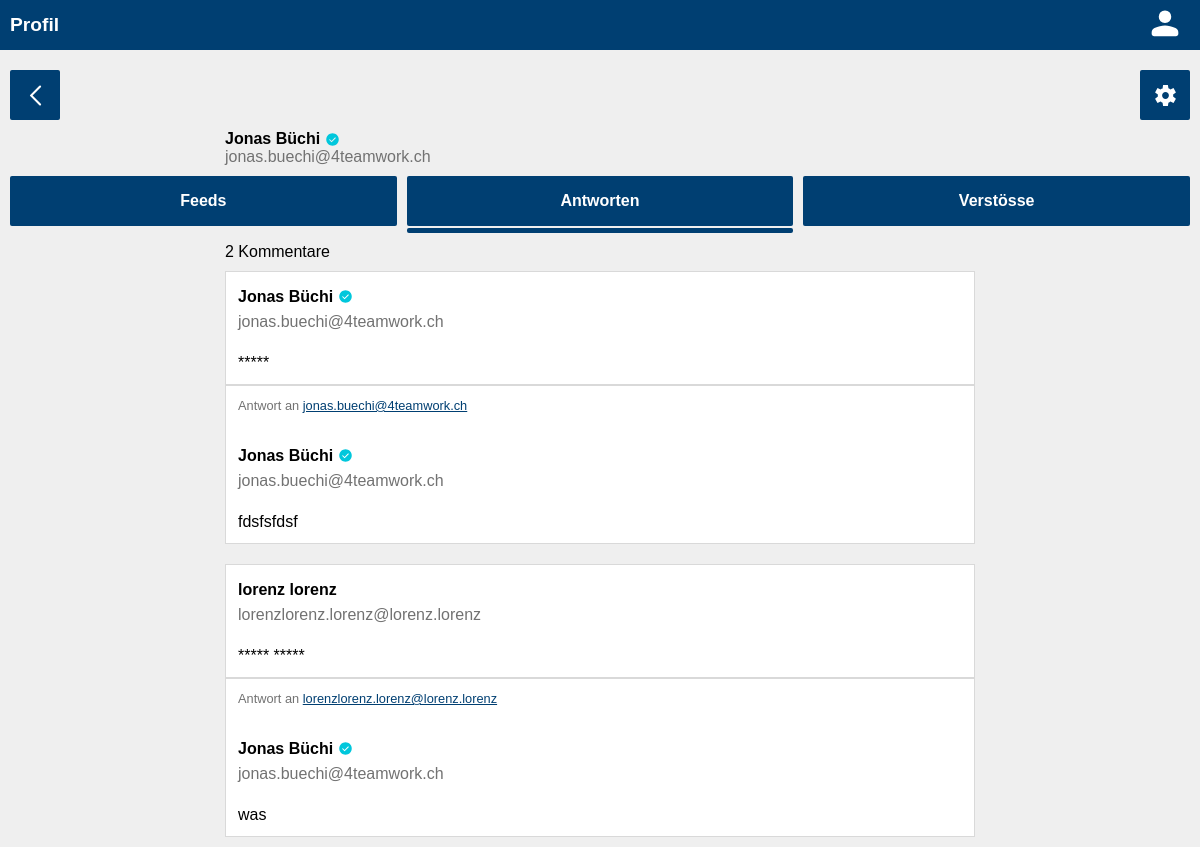
Screenshot of /users/14/commentaries (signed in) with the database file from the repository.
### authentication/models.py (models this page shows)
class User(AbstractUser):
    first_name = models.CharField(max_length=100, verbose_name="Vorname")
    last_name = models.CharField(max_length=100, verbose_name="Nachname")
    username = models.EmailField(unique=True, verbose_name="Benutzername")
    email = models.EmailField(unique=True, verbose_name="E-Mail Adresse")
    USERNAME_FIELD = "email"
    REQUIRED_FIELDS = ["username"]
    birthdate = models.DateField(null=True, verbose_name="Geburtsdatum")
    verified = models.BooleanField(null=True)
    role = models.ForeignKey(
        Role, on_delete=models.SET_NULL, related_name="roles", null=True, blank=True
    )

### commentary/models.py (models this page shows, shortened)
class Commentary(models.Model):
    text = models.TextField(max_length=200)
    feed = models.ForeignKey(
        Feed, on_delete=models.CASCADE, related_name="commentaries"
    )
    author = models.ForeignKey(
        User, on_delete=models.CASCADE, related_name="commentaries"
    )
    class Meta:
        ordering = ["-id"]

### feeds/models.py (models this page shows, shortened)
class Feed(models.Model):
    text = models.TextField(max_length=200)
    author = models.ForeignKey(
        User,
        on_delete=models.CASCADE,
        related_name="feeds",
    )
    class Meta:
        ordering = ["-id"]

### authentication/views.py (the view)
class UserCommentariesView(generic.DetailView):
    model = User
    template_name = "authentication/user_commentaries.html"

### authentication/templates/authentication/user_commentaries.html (shortened to what this page needs)
{% load static %}
<!DOCTYPE html>
<html lang="en">
<head>
    <link rel="stylesheet" href="{% static 'global.css' %}">
    <link rel="stylesheet" href="{% static 'header.css' %}">
    <link rel="stylesheet" href="{% static 'users.css' %}">
    <link rel="stylesheet" href="{% static 'style.css' %}">
    <link rel="stylesheet" href="{% static 'feeds.css' %}">
</head>
<body>
<header>
    <div class="grid-header">
        <h1 class="title">Profil</h1>
        <div class="profile">
            <a href="{% url 'user' request.user.id %}"><img src="{% static 'svgs/account.svg' %}" height="40px"/></a>
        </div>
    </div>
</header>
<main>
    {% if request.user.id == user.id or perms.authentication.view_user %}
        <div class="grid-buttons grid-buttons-user">
            <a href="{% url 'feeds' %}" class="crud-button back">
                <img src="{% static 'svgs/back.svg' %}" height="25px"/>
            </a>
            {% if request.user.id == user.id or perms.authentication.change_user %}
                <a href="{% url 'user_update' user.id %}" class="crud-button update">
                    <img src="{% static 'svgs/settings.svg' %}" height="25px"/>
                </a>
            {% endif %}
        </div>
        <div>
            <div class="user">
                <div class="fulname-container">
                    {% if user.first_name != "" and user.last_name %}
                        <p class="fulname">{{ user.first_name }} {{ user.last_name }}</p>
                    {% else %}
                        <p class="fulname">Unknown</p>
                    {% endif %}
                    {% if user %}
                        {% for group in user.groups.values %}
                            {% if group.name == "verified" %}
                                <img class="verify" src="{% static 'svgs/verified.svg' %}" height="15px"/>
                            {% endif %}
                        {% endfor %}
                    {% endif %}
                </div>
                <p class="email">{{ user.email }}</p>
            </div>
        </div>
        <div class="grid-tab-commentaries feeds">
            <a href="{% url 'user' user.id %}" class="tab">
                Feeds
            </a>
            <a class="tab replies">
                Antworten
            </a>
            <a href="{% url 'user_warns' user.id %}" class="tab warns">
                Verstösse
            </a>
            <div class="current">
            </div>
        </div>
        <div class="count">
            {% if user.commentaries.count > 1 or user.commentaries.count < 1 %}
                <p>{{ user.commentaries.count }} Kommentare</p>
            {% else %}
                <p>{{ user.commentaries.count }} Kommentar</p>
            {% endif %}
        </div>
        <div class="grid-commentaries">
            {% for commentary in user.commentaries.all %}
                <a href="{% url 'feed' commentary.feed.id %}">
                    <div class="card feed">
                        <div class="author">
                            <div class="fulname-container">
                                {% if commentary.feed.author.first_name != "" and commentary.feed.author.last_name != "" %}
                                    <p class="fulname">{{ commentary.feed.author.first_name }} {{ commentary.feed.author.last_name }}</p>
                                {% else %}
                                    <p class="fulname">Unknown</p>
                                {% endif %}
                                {% for group in commentary.feed.author.groups.values %}
                                    {% if group.name == "verified" %}
                                        <img class="verify" src="{% static 'svgs/verified.svg' %}" height="15px"/>
                                    {% endif %}
                                {% endfor %}
                            </div>
                            <p class="email">{{ commentary.feed.author.email }}</p>
                        </div>
                        <div class="text">
                            <p>{{ commentary.feed.text }}</p>
                        </div>
                    </div>
                    <div class="card commentary">
                        <div class="answer">
                            <p>Antwort an <span class="answer-email">{{ commentary.feed.author.email }}</span></p>
                        </div>
                        <div class="author">
                            <div class="fulname-container">
                                {% if commentary.author.first_name != "" and commentary.author.last_name != "" %}
                                    <p class="fulname">{{ commentary.author.first_name }} {{ commentary.author.last_name }}</p>
                                {% else %}
                                    <p class="fulname">Unknown</p>
                                {% endif %}
                                {% for group in commentary.author.groups.values %}
                                    {% if group.name == "verified" %}
                                        <img class="verify" src="{% static 'svgs/verified.svg' %}" height="15px"/>
                                    {% endif %}
                                {% endfor %}
                            </div>
                            <p class="email">{{ commentary.author.email }}</p>
                        </div>
                        <div class="text">
                            <p>{{ commentary.text }}</p>
                        </div>
                    </div>
                </a>
            {% endfor %}
        </div>
    {% else %}
        <div class="no-perm">
            <p>Zugriff verweigert</p>
        </div>
    {% endif %}
</main>

### authentication/static/global.css (style rules this page uses)
* { margin: 0; padding: 0; font-family: "Quicksand-Regular", sans-serif; }
html, body { height: 100%; background-color: #EFEFEF; }
main { position: relative; padding: 10px; }
a { color: #003f72; text-decoration: none; }

### authentication/static/header.css (style rules this page uses)
header { height: 50px; background-color: #003f72; color: white; font-weight: bold; padding: 0 10px; }
.grid-header { display: grid; grid-template-rows: 50px; grid-template-columns: 1fr 50px; grid-template-areas: "title profile"; }
header .title { grid-area: title; font-size: 1.2rem; display: flex; align-items: center; }
.profile { grid-area: profile; display: flex; justify-content: center; align-items: center; filter: invert(); }
.profile a { justify-content: center; align-items: center; }

### authentication/static/users.css (style rules this page uses)
.user { width: 100%; margin: 25px auto; }
.user .fulname-container { display: flex; align-items: center; }
.user .fulname { font-weight: bold; grid-area: fulname; display: flex; align-items: center; margin: 0 5px 0 0; }
.user .email { grid-area: email; display: flex; align-items: center; color: #727272 }
.grid-tab-commentaries { display: grid; grid-gap: 2px 10px; grid-template-rows: 50px 5px; grid-template-columns: 1fr 1fr 1fr; grid-template-areas: "feeds replies warns" ". current ."; margin: 10px 0; }
.tab { display: flex; justify-content: center; align-items: center; background-color: #003f72; font-weight: bold; color: white; border-radius: 2px; }
.current { grid-area: current; background-color: #003f72; border-radius: 2px; }
.count { margin: 10px auto; }
@media screen and (min-width: 520px) { .user, .count, .grid-group { width: 500px; margin: 10px auto; } }
@media screen and (min-width: 770px) { .user, .count, .grid-group { width: 750px; } }

### authentication/static/style.css (style rules this page uses)
.card { border-color: #d9d9d9; border-width: 1px; border-style: solid; background-color: white; }

### feeds/static/feeds.css (style rules this page uses)
.grid-buttons { display: grid; grid-gap: 10px; grid-template-columns: 50px 1fr 50px 50px 50px; grid-template-rows: 50px; margin: 10px 0; }
.grid-buttons-user { grid-template-areas: "back . . . update"; }
.crud-button { cursor: pointer; display: flex; justify-content: center; align-items: center; color: white; font-size: 1.2rem; font-weight: bold; border-radius: 2px; }
.crud-button img { filter: invert(); }
.back { grid-area: back; background-color: #003f72; }
.update { grid-area: update; background-color: #003f72; }
.feed { display: grid; grid-gap: 20px; grid-template-columns: 1fr; grid-template-rows: 50px 1fr; grid-template-areas: "author" "text"; padding: 12px; }
.feed a, .feed p, .commentary a, .commentary p { text-decoration: none; color: black; word-break: break-word; }
.feed .author { grid-area: author; display: grid; grid-template-rows: 1fr 1fr; grid-template-columns: 1fr 25px; grid-template-areas: "fulname-container" "email"; }
.verify { grid-area: verify; }
.author .fulname-container { font-weight: bold; grid-area: fulname-container; display: flex; align-items: center; }
.fulname { margin: 0 5px 0 0; }
.author .email { grid-area: email; display: flex; align-items: center; color: #727272 }
.feed .text { grid-area: text; }
.grid-commentaries { display: grid; grid-gap: 20px; }
.commentary { display: grid; grid-gap: 20px; grid-template-columns: 1fr; grid-template-rows: 25px 50px 1fr; grid-template-areas: "answer" "author" "text"; padding: 12px; }
.commentary .author { grid-area: author; display: grid; grid-template-rows: 1fr 1fr; grid-template-columns: 1fr; grid-template-areas: "fulname-container" "email"; }
.commentary .answer { grid-area: answer; }
.answer { font-size: 0.8rem; }
.answer p { color: #727272 }
.answer .answer-email { text-decoration: underline; color: #003f72; }
@media screen and (min-width: 520px) { main > .grid-feeds, main > .grid-commentaries, main > .grid-warns { width: 500px; margin: 0 auto; } }
@media screen and (min-width: 770px) { main > .grid-feeds, main > .grid-commentaries, main > .grid-warns { width: 750px; } }

### rows the page displays
User: first_name "Jonas", last_name "Büchi", email "jonas.buechi@4teamwork.ch", commentaries.count "2"
Commentary: feed.author.first_name "Jonas", feed.author.last_name "Büchi", feed.author.email "jonas.buechi@4teamwork.ch", feed.text "*****", author.first_name "Jonas", author.last_name "Büchi", author.email "jonas.buechi@4teamwork.ch", text "fdsfsfdsf"
Commentary: feed.author.first_name "lorenz", feed.author.last_name "lorenz", feed.author.email "lorenzlorenz.lorenz@lorenz.lorenz", feed.text "***** *****", author.first_name "Jonas", author.last_name "Büchi", author.email "jonas.buechi@4teamwork.ch", text "was"
